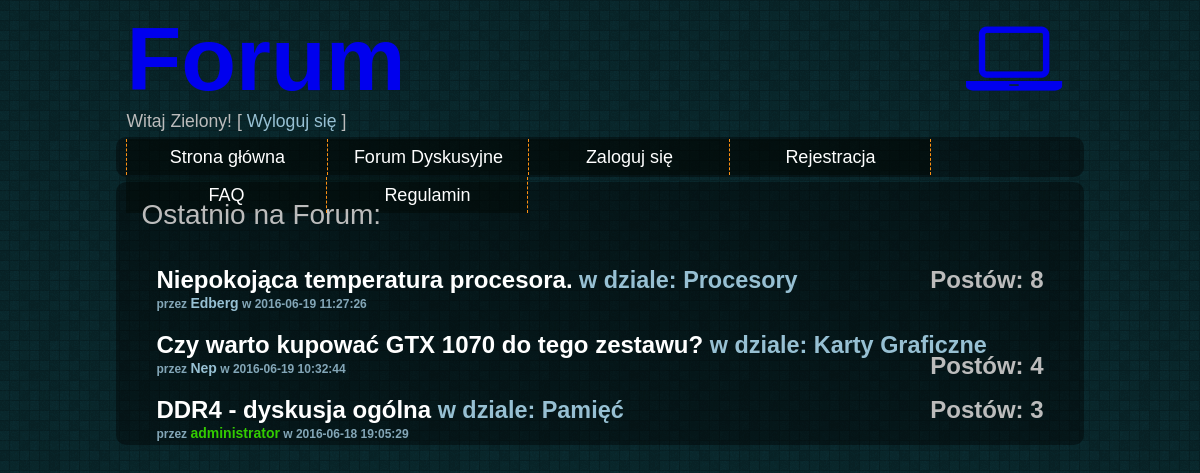
Page /Forum/index.php (signed in) on the committed database.
### tables this page shows
CREATE TABLE `tematy` (
  `nazwa` text NOT NULL,
  `tresc` text NOT NULL,
  `wlasciciel` text NOT NULL,
  `id` int(10) UNSIGNED NOT NULL,
  `idDzialu` int(10) UNSIGNED NOT NULL,
  `data` timestamp NOT NULL DEFAULT CURRENT_TIMESTAMP ON UPDATE CURRENT_TIMESTAMP,
  `liczbaPostow` int(11) NOT NULL,
  `nazwaDzialu` text NOT NULL
);

### Forum/index.php (the view, shortened to what this page needs)
<!DOCTYPE html>
<html>
  <head>
    <link rel="stylesheet" href="styles/style.css">
    <link rel="stylesheet" href="styles/forum_style.css">
    <link rel="stylesheet" href="styles/fontello/fontello.css">
  </head>
  <body>
    <header>
      <div id="header">
      <span id="top"><a href="index.php">Forum</a><a href="index.php"><i class="icon-laptop"></i></a></span>
      <?php
      if (isset($_SESSION['online']))
      {
        echo "Witaj ".$_SESSION['user'].'! [ <a id="logout" href="services/logout.php">Wyloguj się</a> ]';
      }
      ?>
      </div>
    </header>
    <section>
      <div id="navbar">
        <ol>
      <li><a href="index.php">Strona główna</a></li>
      <li><a href="forum.php">Forum Dyskusyjne</a></li>
      <li><a href="login_form.php">Zaloguj się</a></li>
      <li><a href="register_form.php">Rejestracja</a></li>
      <li><a href="faq.php">FAQ</a></li>
      <li><a href="rules.php">Regulamin</a></li>
    </ol>
      </div>
      <div class="main">
        <br />
        <span id="recent">Ostatnio na Forum: </span><br /><br />
        <div id="forum">
          <?php
          require_once "services/connect.php";
          $conn = new mysqli($host, $db_user, $db_password, $db_name);
            $sql = "SELECT * FROM tematy ORDER BY data DESC LIMIT 15" ;
            $result = mysqli_query($conn, $sql);
              if (mysqli_num_rows($result) > 0) {
                  while($row = mysqli_fetch_assoc($result)) {
                      echo "<div class='topicMain'><div class='topic'><a href='posts.php?id=".$row['id']."&nazwa=".$row['nazwa']."&idDzialu=".$row['idDzialu']."'>"
                      . $row['nazwa']."</a><span class='dzial'> w dziale:  ".$row['nazwaDzialu']."</span><span class='topicCounter'>Postów: ".$row['liczbaPostow']."</span><br /><span class='topicInfo'> przez ";
                        if($row['wlasciciel']=='administrator') echo "<span class='topicAdmin'>"; else echo "<span class='topicUser'>";
                    echo "".$row['wlasciciel']."</span> w ".$row['data']."</span></div></div>";
                  }
              } else {
                  echo "0 results";
              }
          ?>
      </div>
    </section>
  </body>
</html>

### Forum/styles/style.css (style rules this page uses)
body { background-image: url(../images/random_grey_variations.png); font-family: Verdana, Helvetica, Arial, sans-serif; color: #e5e9eb; }
div { margin-bottom: 4px; clear: both; border-radius: 10px; color: #bcbcbc; padding: 0 10px; margin: 5px 0; font-size: 1.1em; }
ol { padding: 0; margin: 0; list-style-type: none; font-size: 18px; height: 35px; line-height: 200%; display: inline-block; }
ol a { color: #ffffff; text-decoration: none; display: block; }
ol > li { float: left; width: 200px; background-color: rgba(1,5,0,0.4); margin-top: 2px; border-right: 1px dashed #fd9013; }
ol > li:first-child { border-left: 1px dashed #fd9013; }
.main { background-color: rgba(1,0,0,0.4); margin-left: auto; margin-right: auto; width: 80%; height: auto; }
#navbar { background-color: rgba(1,0,0,0.4); margin-left: auto; text-align: center; margin-right: auto; width: 80%; height: 40px; margin-bottom: 5px; }
#header { margin-left: auto; margin-right: auto; width: 80%; height: auto; }
.icon-laptop { float: right; }
#top { display: block; font-size: 5.1em; }
#top > a { text-decoration: none; font-weight: bold; }
#logout { text-decoration: none; color: #97c0d3; }

### Forum/styles/forum_style.css (style rules this page uses)
#forum { font-weight: bold; }
.topicMain { display: block; padding: 10px; height: 40px; }
.topic { line-height: 85% !important; }
.topic > a { font-family: "Trebuchet MS", Helvetica, Arial, Sans-serif; text-decoration: none; color: #fff; margin-bottom: 0 !important; padding: 0 !important; font-size: 24px; }
.topicInfo { color: #83a6b7; padding: 0 !important; font-size: 12px; }
.topicUser { color: #97c0d3; font-size: 14px; }
.topicAdmin { font-size: 14px; color: #33CC00; }
.topicCounter { font-size: 24px; float: right; }
#recent { line-height: 85% !important; margin-top: 10px; margin-bottom: 15px; padding: 15px; font-size: 28px; }
.dzial { color: #97c0d3; }

### rows in the picture
tematy: nazwa "Niepokojąca temperatura procesora.", nazwaDzialu "Procesory", liczbaPostow "8", wlasciciel "Edberg", data "2016-06-19 11:27:26"
tematy: nazwa "Czy warto kupować GTX 1070 do tego zestawu?", nazwaDzialu "Karty Graficzne", liczbaPostow "4", wlasciciel "Nep", data "2016-06-19 10:32:44"
tematy: nazwa "DDR4 - dyskusja ogólna", nazwaDzialu "Pamięć", liczbaPostow "3", wlasciciel "administrator", data "2016-06-18 19:05:29"

### other values in the picture
$_SESSION['user'] "Zielony"
